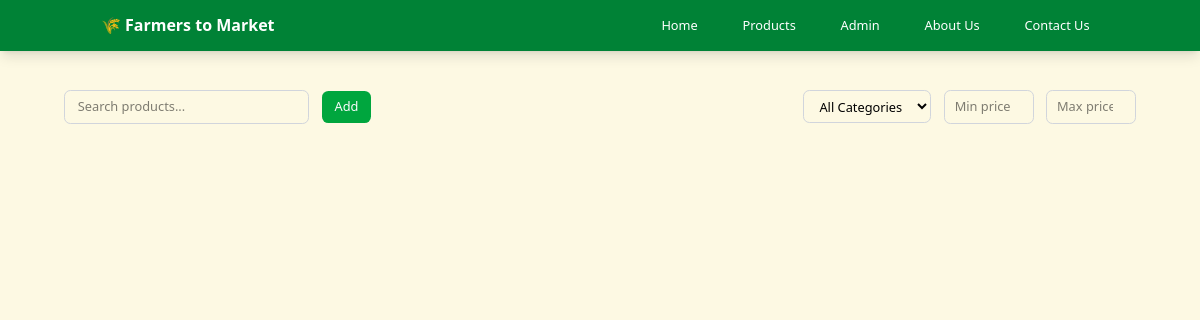
Page /users/profile/my-products (signed in) on the earlier database version.
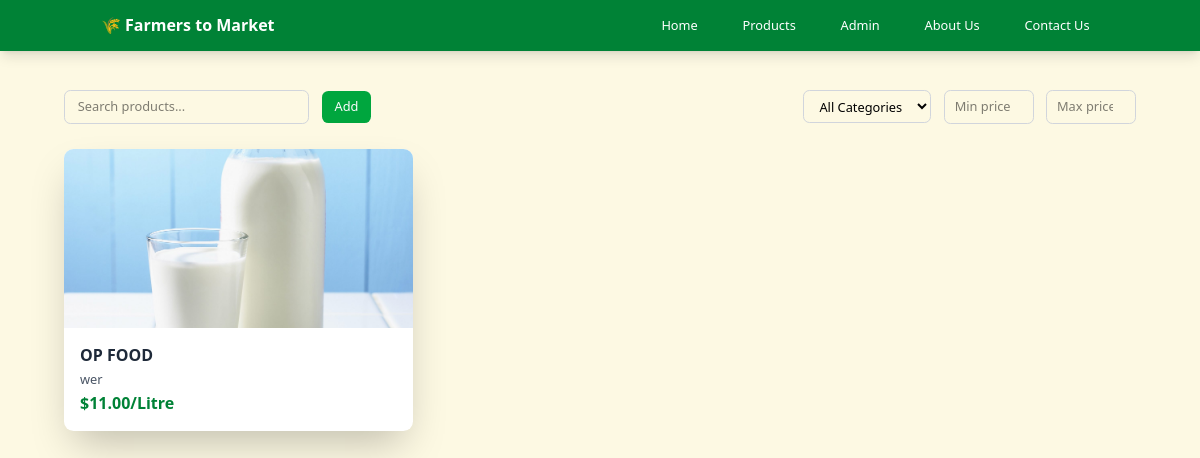
Same page on the later database version.
### market/models.py (models this page shows, shortened)
class Product(models.Model):
    farmer = models.ForeignKey('users.Farmer', related_name='products', on_delete=models.CASCADE)
    name = models.CharField(max_length=255)
    category = models.ForeignKey('Category', null=True, on_delete=models.SET_NULL)
    description = models.TextField(max_length=2000, null=True, blank=True)
    image = models.ImageField(upload_to='images/products/')
    organic = models.BooleanField(default=False)
    delivery_available = models.BooleanField(default=False)
    quantity_unit = models.CharField(max_length=50, choices=[('Item','Item'), ('KG','KG'), ('Litre','Litre')], default='Item')
    price = models.DecimalField(max_digits=10, decimal_places=2, verbose_name='Price (Birr per unit)')
    stock = models.FloatField()
    active = models.BooleanField(default=True)
    date_listed = models.DateTimeField(auto_now_add=True)

### users/decorators.py (the view)
    @login_required
    def wrapper(request, *args, **kwargs):
        if request.user.is_authenticated:
             if request.user.has_profile():
                return view_func(request, *args, **kwargs)
        return redirect('login-page')

### authentication/models.py (called while the page is built)
    def has_profile(self):
        return hasattr(self, 'profile')

### home/context_processors.py (called while the page is built)
def site_settings(request):
    return {
        'SITE_NAME': '🌾 Farmers to Market',
        'CONTACT_EMAIL': '',
        'SUPPORT_EMAIL': '',
        'SUPPORT_PHONE': '',
        'ADDRESS': '',
        }

### market/models.py (called while the page is built)
    def __str__(self):
        return self.name

### templates/users/farmer-product-list.html (shortened to what this page needs)
{% load humanize %}
<!DOCTYPE html>
<html lang="en">
<head>
    <link rel="stylesheet" href="/static/css/style.css">
    <link href="https://cdnjs.cloudflare.com/ajax/libs/font-awesome/6.4.0/css/all.min.css" rel="stylesheet">
</head>
<body class="min-h-screen bg-bg-primary">
    <header class="bg-gray-100 mb-4">
        {% include 'navbar.html' %}
    </header>
    <main class="max-w-8xl mx-auto lg:mx-16 px-4 py-8">
        <div class="mb-8 flex flex-col md:flex-row gap-4 items-center justify-between">
            <div class="w-full md:w-96 flex items-center gap-4">
                <input id="search" type="text" placeholder="Search products..."
                    class="w-full px-4 py-2 border border-gray-300 rounded-lg focus:outline-none focus:ring-2 focus:ring-green-500">
                {% if request.user.is_authenticated and request.user.profile %}
                <a href="{% url 'farmer-product-create' %}"
                    class="bg-green-600 text-gray-50 p-4 w-16 h-10 flex items-center justify-center rounded-lg cursor-pointer">
                    Add
                </a>
                {% endif %}
            </div>
            <div class="flex flex-wrap gap-4 items-center">
                <select id="category"
                    class="px-4 py-2 border border-gray-300 rounded-lg focus:outline-none focus:ring-2 focus:ring-green-500">
                    <option value="">All Categories</option>
                </select>
                <input type="number" id="price_min" min="0" placeholder="Min price"
                    class="w-28 px-3 py-2 border border-gray-300 rounded-lg focus:outline-none focus:ring-2 focus:ring-green-500">
                <input type="number" id="price_max" min="0" placeholder="Max price"
                    class="w-28 px-3 py-2 border border-gray-300 rounded-lg focus:outline-none focus:ring-2 focus:ring-green-500">
            </div>
        </div>
        <div class="grid grid-cols-1 sm:grid-cols-2 lg:grid-cols-3 xl:grid-cols-5 gap-4 items-stretch">
            {% for product in products %}
            <div class="bg-white rounded-xl shadow-2xl overflow-hidden hover:shadow-xl transition duration-300">
                <a href="{% url 'farmer-product-detail' product.id %}">
                    <div class="relative">
                        <img src="{{product.image.url}}" alt="Fresh Tomatoes" class="w-full h-56 object-cover">
                    </div>
                    <div class="p-5">
                        <h3 class="text-xl font-semibold text-gray-800 mb-1">{{product.name}}</h3>
                        <p class="text-gray-600 mb-1">{{product.description|truncatechars:50}}</p>
                        <div class="flex flex-col justify-between items-start gap-2 ">
                            <span
                                class="text-xl font-bold text-green-700">${{product.price|intcomma}}/{{product.quantity_unit}}</span>
                        </div>
                    </div>
                </a>
            </div>
            {% endfor %}
        </div>
    </main>
</body>
</html>

Differences in the rows shown:
added Product: image (picture), name "OP FOOD", description "wer", price "11.00", quantity_unit "Litre"
